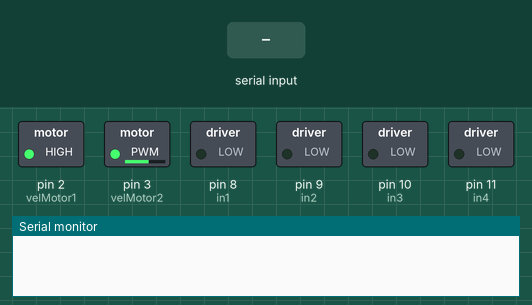
Bench run of a sketch on a simulated Arduino Uno, built with avr-gcc and run on an emulated ATmega328P. Parts: switched loads named in the sketch (green lamp = pin HIGH), the last lines printed to the serial monitor. The test bench sets the inputs (shaded band).

Above: at 1.2 s.
1.3 s: "CMD:FORWARD\n" received over the second serial link
At 2.5 s:
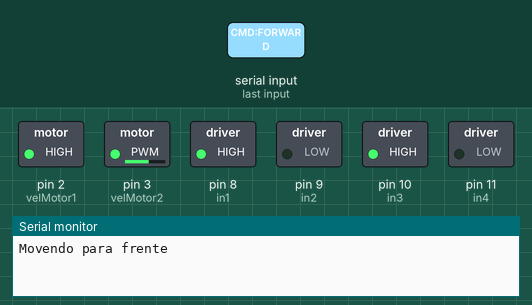
2.8 s: "CMD:BACK\n" received over the second serial link
At 3.9 s:
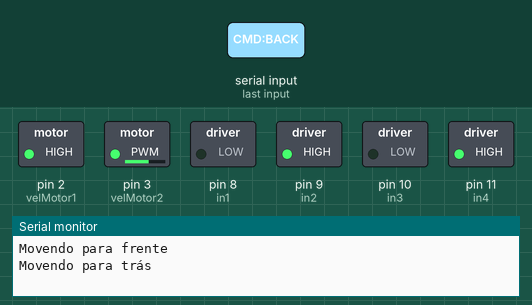
4.3 s: "CMD:LEFT\n" received over the second serial link
At 5.0 s:
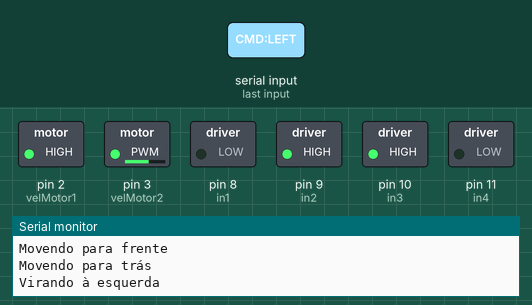
5.8 s: "CMD:RIGHT\n" received over the second serial link
At 6.2 s:
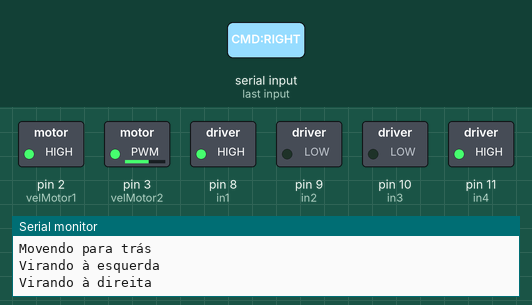
Timing chart, 0 to 8.3 s (numbered marks = the images above; inputs shaded):
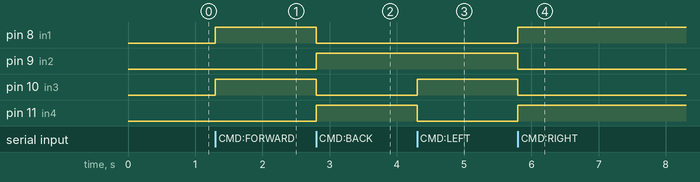

Measured:
- after the input at 1.3 s, pin 8 (in1), pin 10 (in3): LOW → HIGH at once
- after the input at 2.8 s, pin 8 (in1), pin 10 (in3): HIGH → LOW at once; pin 9 (in2), pin 11 (in4): LOW → HIGH at once
- after the input at 4.3 s, pin 10 (in3): LOW → HIGH at once; pin 11 (in4): HIGH → LOW at once
- after the input at 5.8 s, pin 8 (in1), pin 11 (in4): LOW → HIGH at once; pin 9 (in2), pin 10 (in3): HIGH → LOW at once

The sketch:

codigo_carro_arduino_bt.ino
```cpp
#include <HCSR04.h>
#include <SoftwareSerial.h>  // Biblioteca para comunicação Bluetooth

#define velMotor1 2
#define velMotor2 3
#define in1 8
#define in2 9
#define in3 10
#define in4 11
#define tmp 10
#define pEcho 5
#define pTrigger 6

UltraSonicDistanceSensor distanceSensor(pTrigger, pEcho);
SoftwareSerial bluetooth(4, 7);  // RX, TX para o módulo HC-05

int vel1 = 200;  // Ajustado para um valor mais controlável
int vel2 = 150;

int measureDist = 0;
int dist = 0; // este valor será passado pelo Qt

// Variável de controle do modo automático
bool autoParkingEnabled = false;

void setup() {
  Serial.begin(9600);
  bluetooth.begin(9600);

  pinMode(velMotor1, OUTPUT);
  pinMode(velMotor2, OUTPUT);
  pinMode(in1, OUTPUT);
  pinMode(in2, OUTPUT);
  pinMode(in3, OUTPUT);
  pinMode(in4, OUTPUT);
  digitalWrite(in1, LOW);
  digitalWrite(in2, LOW);
  digitalWrite(in3, LOW);
  digitalWrite(in4, LOW);

  analogWrite(velMotor1, vel1);
  analogWrite(velMotor2, vel2);
}

void loop() {
  // Leitura de comandos via Bluetooth
  if (bluetooth.available()) {
    String command = bluetooth.readStringUntil('\n');
    command.trim(); // Remove espaços em branco extras

    if (command == "READ:DISTANCE") {
      int distance = distanceSensor.measureDistanceCm();
      bluetooth.print("DIST:");
      bluetooth.println(distance);
    }
    else if (command.startsWith("DIST:")) {
      dist = command.substring(5).toInt();
      Serial.print("Nova distância de parada: ");
      Serial.println(dist);
    }
    else if (command == "CMD:FORWARD") {
      moveForward();
    }
    else if (command == "CMD:BACK") {
      moveBack();
    }
    else if (command == "CMD:LEFT") {
      turnLeft();
    }
    else if (command == "CMD:RIGHT") {
      turnRight();
    }
    else if (command == "CMD:STOP") {
      stopMotors();
    }
    else if (command == "AUTO:ON") {
      autoParkingEnabled = true;
      Serial.println("Modo de estacionamento automático ativado");
    }
    else if (command == "AUTO:OFF") {
      autoParkingEnabled = false;
      Serial.println("Modo de estacionamento automático desativado");
    }
  }

  // Modo de estacionamento automático
  if (autoParkingEnabled) {
    measureDist = distanceSensor.measureDistanceCm();
    Serial.print(measureDist);
    Serial.println(" cm");

    if (measureDist > dist + 5) {
      moveForward();
    }
    else if (measureDist < dist - 5) {
      moveBack();
    }
    else {
      stopMotors();
    }
  }
}

// Funções de controle dos motores
void moveForward() {
  digitalWrite(in1, HIGH);
  digitalWrite(in2, LOW);
  digitalWrite(in3, HIGH);
  digitalWrite(in4, LOW);
  Serial.println("Movendo para frente");
}

void moveBack() {
  digitalWrite(in1, LOW);
  digitalWrite(in2, HIGH);
  digitalWrite(in3, LOW);
  digitalWrite(in4, HIGH);
  Serial.println("Movendo para trás");
}

void turnLeft() {
  digitalWrite(in1, LOW);
  digitalWrite(in2, HIGH);
  digitalWrite(in3, HIGH);
  digitalWrite(in4, LOW);
  Serial.println("Virando à esquerda");
}

void turnRight() {
  digitalWrite(in1, HIGH);
  digitalWrite(in2, LOW);
  digitalWrite(in3, LOW);
  digitalWrite(in4, HIGH);
  Serial.println("Virando à direita");
}

void stopMotors() {
  digitalWrite(in1, LOW);
  digitalWrite(in2, LOW);
  digitalWrite(in3, LOW);
  digitalWrite(in4, LOW);
  Serial.println("Parando os motores");
}
```
